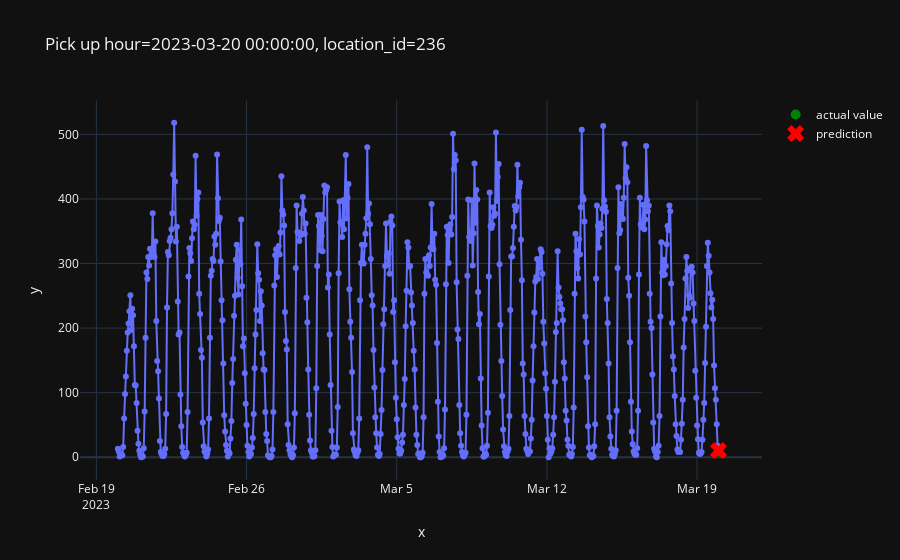

Write notebook code for a chart like this one.
### Code cell
from src.plot import plot_one_sample

plot_one_sample(
    example_id=2979,
    features=X_test,
    targets=y_test,
    predictions=pd.Series(predictions)
)

### Figure 1 — Plotly figure (JSON) as saved in the notebook; plotly's stock layout.template omitted (floating-point values rounded to 4 significant figures; data arrays with more than 128 entries replaced by an {"elided": "..."} marker saying what was removed)
{"data": [{"hovertemplate": "x=%{x}<br>y=%{y}<extra></extra>", "legendgroup": "", "line": {"color": "#636efa", "dash": "solid"}, "marker": {"symbol": "circle"}, "mode": "lines+markers", "name": "", "orientation": "v", "showlegend": false, "type": "scatter", "x": {"elided": "673 str values"}, "xaxis": "x", "y": {"elided": "673 int values"}, "yaxis": "y"}, {"line": {"color": "green"}, "marker": {"size": 10}, "mode": "markers", "name": "actual value", "type": "scatter", "x": ["2023-03-20T00:00:00"], "y": [9]}, {"line": {"color": "red"}, "marker": {"size": 15, "symbol": "x"}, "mode": "markers", "name": "prediction", "type": "scatter", "x": ["2023-03-20T00:00:00"], "y": [10.43]}], "layout": {"legend": {"tracegroupgap": 0}, "title": {"text": "Pick up hour=2023-03-20 00:00:00, location_id=236"}, "xaxis": {"anchor": "y", "domain": [0, 1], "title": {"text": "x"}}, "yaxis": {"anchor": "x", "domain": [0, 1], "title": {"text": "y"}}}}
